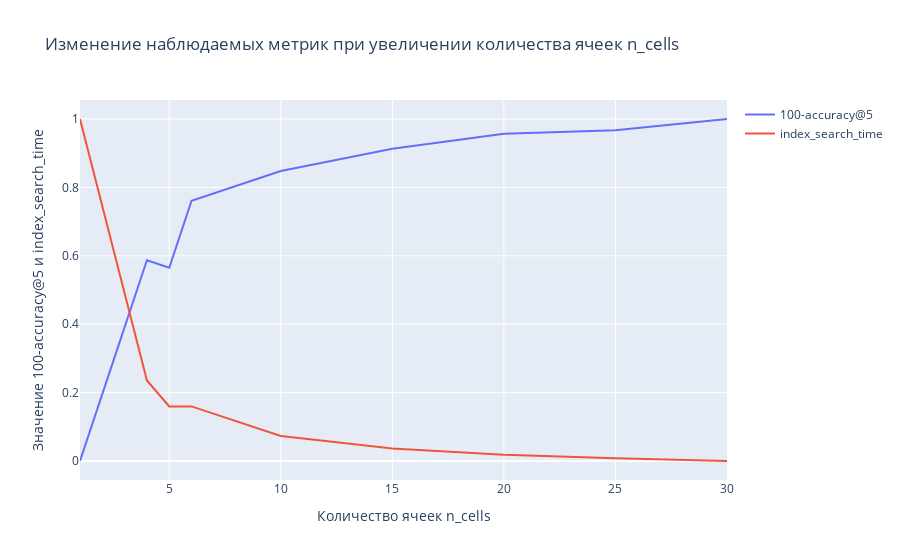

The cell this chart's notebook holds for it:
### Markdown cell above
- Используем faiss.IndexIVFFlat(quantizer, dims, n_cells=20), accuracy@5 = 69,2%, время поиска индексов = 39,6 мин
- Используем faiss.IndexIVFFlat(quantizer, dims, n_cells=20), accuracy@5 = 60,3%, время поиска индексов = 1,8 мин
- Используем faiss.IndexIVFPQ(quantizer, dims, n_cells=1, 8, 8), accuracy@5 = 64.5%, время поиска индексов = 5.0 мин
- Используем faiss.IndexIVFPQ(quantizer, dims, n_cells=20, 8, 8), accuracy@5 = 57.9%, время поиска индексов = 0.7 мин

### Code cell
faiss_res = {
    'n_cells':           [1, 4, 5, 6, 10, 15, 20, 25, 30],
    '100-accuracy@5':    [30.8, 36.2, 36, 37.8, 38.6, 39.2, 39.6, 39.7, 40],
    'index_search_time': [39.6, 10.4, 7.5, 7.5, 4.2, 2.8, 2.1, 1.7, 1.4]
}
faiss_res = pd.DataFrame(faiss_res)

mms = MinMaxScaler()
faiss_res_mms = pd.DataFrame(mms.fit_transform(faiss_res), columns=faiss_res.columns)

fig = go.Figure()
fig.add_trace(go.Scatter(x=faiss_res.n_cells, y=faiss_res_mms['100-accuracy@5'], mode='lines', name='100-accuracy@5'))
fig.add_trace(go.Scatter(x=faiss_res.n_cells, y=faiss_res_mms['index_search_time'], mode='lines', name='index_search_time'))
fig.update_layout(
    xaxis_title='Количество ячеек n_cells', 
    yaxis_title='Значение 100-accuracy@5 и index_search_time', 
    title=f'Изменение наблюдаемых метрик при увеличении количества ячеек n_cells')
fig.show()

### Figure 1 — Plotly figure (JSON) as saved in the notebook; plotly's stock layout.template omitted (floating-point values rounded to 4 significant figures)
{"data": [{"mode": "lines", "name": "100-accuracy@5", "type": "scatter", "x": [1, 4, 5, 6, 10, 15, 20, 25, 30], "y": [0, 0.587, 0.5652, 0.7609, 0.8478, 0.913, 0.9565, 0.9674, 1.0]}, {"mode": "lines", "name": "index_search_time", "type": "scatter", "x": [1, 4, 5, 6, 10, 15, 20, 25, 30], "y": [1.0, 0.2356, 0.1597, 0.1597, 0.0733, 0.03665, 0.01832, 0.007853, 0]}], "layout": {"title": {"text": "Изменение наблюдаемых метрик при увеличении количества ячеек n_cells"}, "xaxis": {"title": {"text": "Количество ячеек n_cells"}}, "yaxis": {"title": {"text": "Значение 100-accuracy@5 и index_search_time"}}}}
